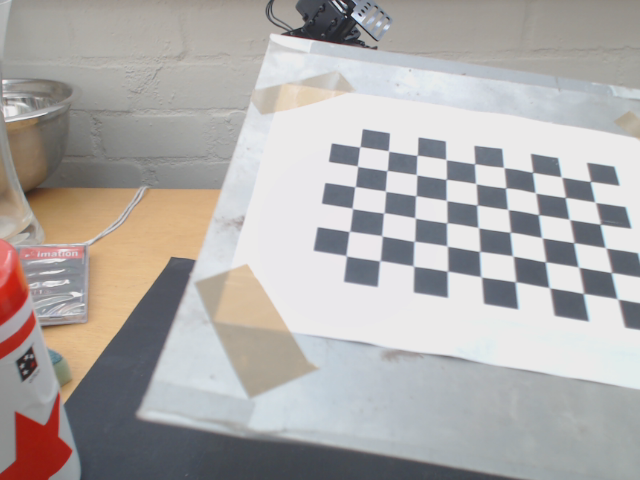
#> input picture src/ros/tip3d_detection/camera_calibration/calibration_pictures/left_01.ppm, 640 x 480 px, found by its file name; its folder holds 4 pictures in this run
$ python check_chessboard.py   (Python 2 division)
#> lines starting #> are read from the running program, lines starting #| are printed output that depends on the picture
# This program accesses all the chessboard image files and identifies which one
# is suitable to do the camera calibration. The original raw images are in the
# folder called calibration_pictures and the image file names are in the format
# left_xx.ppm for images taken by left camera and right_xx.ppm for images taken
# by right camera (xx is the index number for the image). This program should be
# rerun once all chessboard image files in the calibration_pictures folder are
# acceptable.

# The chessboard used has 9 rows and 6 columns (number of rows and columns are
# identified by counting number of inward corners of the squares)

import cv2
import numpy as np

# number of raw image pairs
n=50;

# The coordinates of the chessboard corners taken by the left and right camera
# will be stored here
left_image_points=[]
right_image_points=[]

a=0

print "LEFT"
for i in range(1,n):

    # read left images
    if i<10:
        image = cv2.imread('src/ros/tip3d_detection/camera_calibration/calibration_pictures/left_0'+repr(i)+'.ppm')
#> image is the input picture: shape (480, 640, 3); mean B, G, R 169.9, 171.6, 174.9
    else:
        image = cv2.imread('src/ros/tip3d_detection/camera_calibration/calibration_pictures/left_'+repr(i)+'.ppm')

    # convert images to grayscale
    gray = cv2.cvtColor(image, cv2.COLOR_BGR2GRAY)
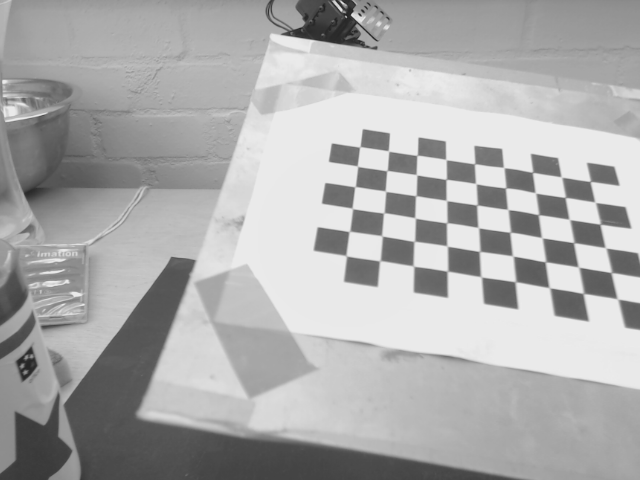
#> gray: shape (480, 640); min 32, max 236, mean 172.3

    # identify and save chessboard's corners' coordinates
    ret1, corners1 = cv2.findChessboardCorners(gray,(9, 6))
#> ret1 = True; corners1 = 54 rows, first 8: [617.8, 299.3], [583.2, 293.6], [549.2, 287.5], [515.2, 281.9], [481.5, 277.1], [447.3, 271.3], [413.5, 266.1], [379.5, 261]
    left_image_points.append(corners1.reshape(-1,2))

    # print out the index of unacceptable files
    if not ret1:
        a=1
        print i
#> pass 2 of the loop `for i in range(1,n):`:
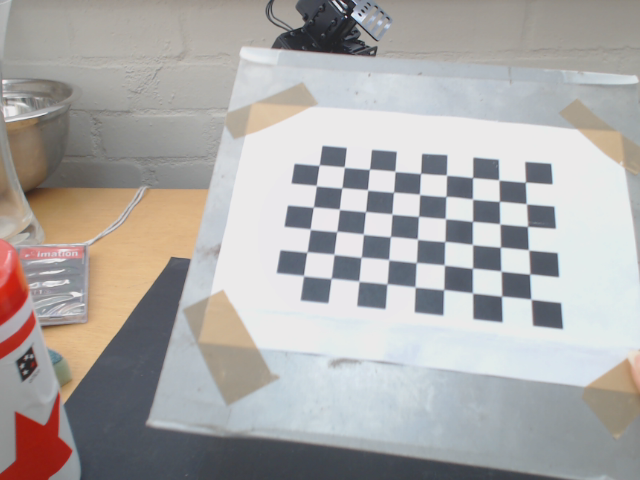
#> input picture src/ros/tip3d_detection/camera_calibration/calibration_pictures/left_02.ppm, 640 x 480 px, found by its file name
#> image is the input picture: shape (480, 640, 3); mean B, G, R 168.1, 169.6, 172
#> `gray = cv2.cvtColor(image, cv2.COLOR_BGR2GRAY)`:
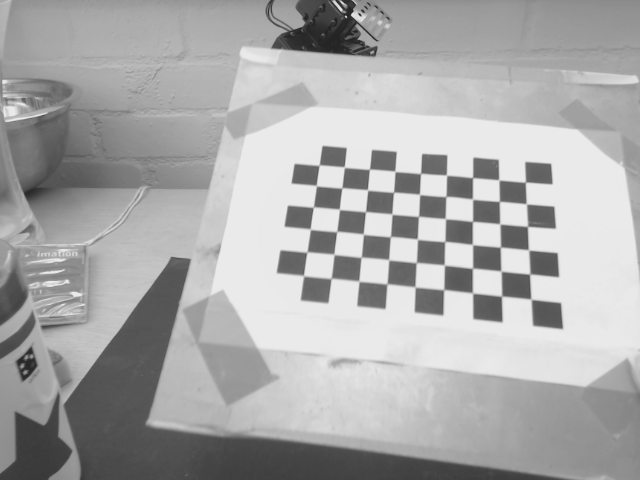
#> gray: shape (480, 640); min 30, max 235, mean 170.1
#> corners1 = 54 rows, first 8: [530.8, 299], [501.4, 296.4], [472.7, 293.2], [443.8, 289.5], [415.1, 287], [387, 283.9], [358.8, 281.1], [331, 278.6]
#> pass 3 of the loop `for i in range(1,n):`:
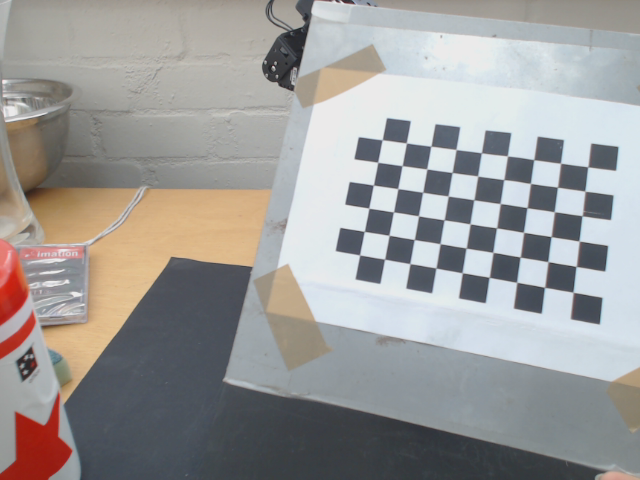
#> input picture src/ros/tip3d_detection/camera_calibration/calibration_pictures/left_03.ppm, 640 x 480 px, found by its file name
#> image is the input picture: shape (480, 640, 3); mean B, G, R 153.9, 155.2, 156.3
#> `gray = cv2.cvtColor(image, cv2.COLOR_BGR2GRAY)`:
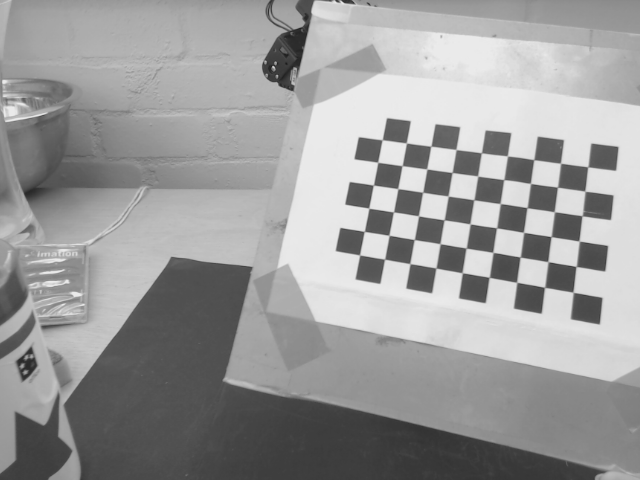
#> gray: shape (480, 640); min 28, max 235, mean 155.2
#> corners1 = 54 rows, first 8: [573, 292.2], [544.5, 287.4], [516.6, 282.2], [489.1, 277.4], [462.3, 272.8], [435.9, 268], [409.9, 263.7], [384.6, 259.2]
#> (the run stopped early here; a loop or call above may not have finished)
